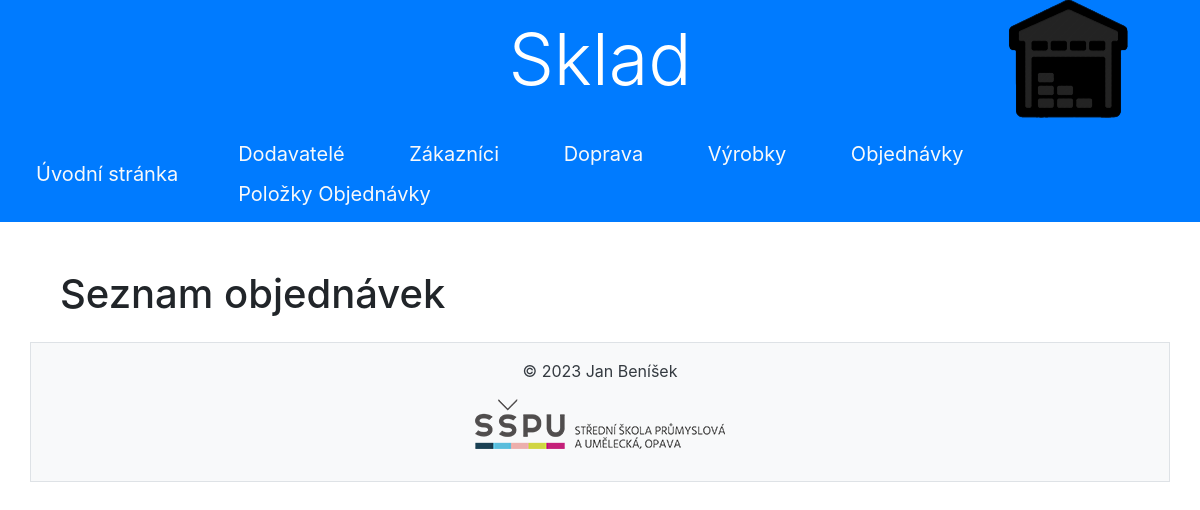
Page /objednavky on the earlier database version.
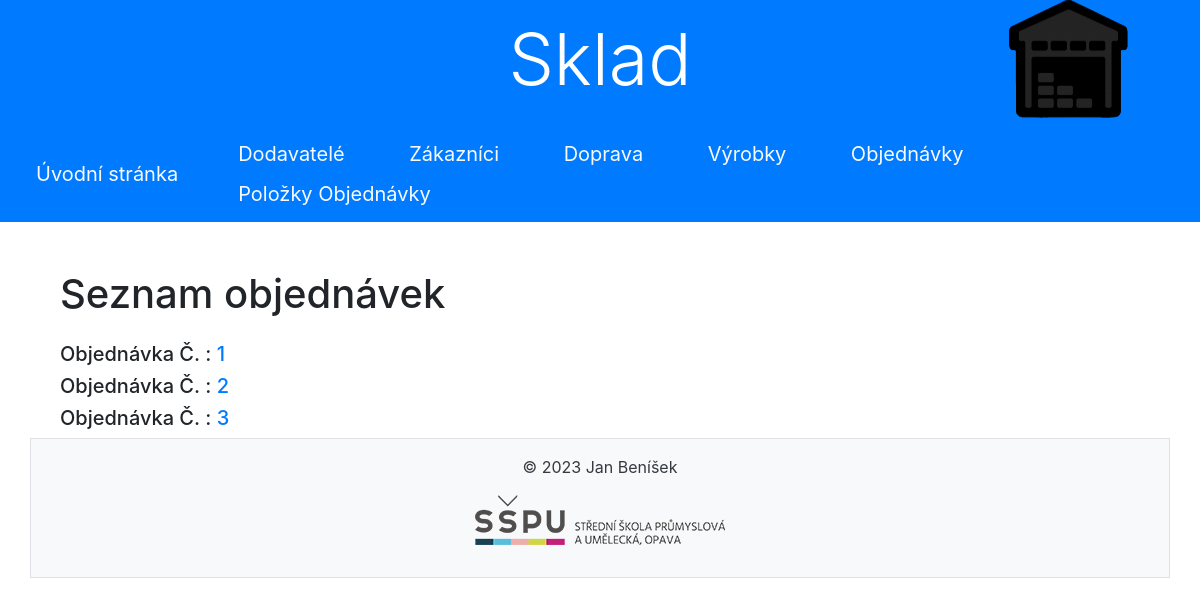
Same page on the later database version.
### sklad/models.py (models this page shows, shortened)
class Objednavky(models.Model):
    datum_objednavky = models.DateField(verbose_name='Datum objednávky', help_text='Zadejte datum objednávky')
    cena_objednavky = models.IntegerField(verbose_name='Cena objednávky',
                                          help_text='Zadejte cenu objednávky')
    datum_dopravy = models.DateField(verbose_name='Datum dopravy', help_text='Zadejte datum dopravy')
    doprava_id_dopravce = models.ForeignKey(Doprava, on_delete=models.CASCADE)
    zakaznici_id_zakaznik = models.ForeignKey(Zakaznici, on_delete=models.CASCADE)
    class Meta:
        db_table = 'objednavky'
        ordering = ['datum_objednavky']
        verbose_name = 'Objednávka'
        verbose_name_plural = 'Objednávky'

### sklad/views.py (the view)
# urls.py: path('objednavky', views.ObjednavkyListView.as_view(), name='objednavky_list'),
class ObjednavkyListView(ListView):
    model = Objednavky
    template_name = 'objednavky/objednavky_list.html'
    context_object_name = 'objednavky'

### sklad/templates/objednavky/objednavky_list.html
{% extends 'base.html' %}
{% block content %}
    <div class="container mt-5">
        <h1 class="mb-4">Seznam objednávek</h1>
        <div class="list-group">
            {% for objednavka in objednavky %}
               <h5>Objednávka Č. :<a href="{% url 'sklad:objednavky_detail' objednavka.pk %}"> {{ objednavka.pk }}</a></h5>
            {% endfor %}
        </div>
    </div>
{% endblock %}

Differences in the rows shown:
added Objednavky: pk "1"
added Objednavky: pk "2"
added Objednavky: pk "3"
